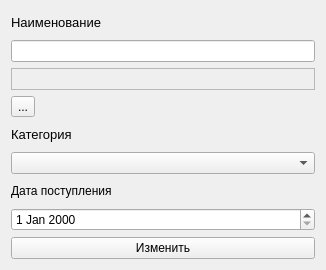
<?xml version="1.0" encoding="UTF-8"?>
<ui version="4.0">
 <class>ModfyDialog</class>
 <widget class="QWidget" name="ModfyDialog">
  <property name="geometry">
   <rect>
    <x>0</x>
    <y>0</y>
    <width>326</width>
    <height>270</height>
   </rect>
  </property>
  <property name="windowTitle">
   <string>Form</string>
  </property>
  <layout class="QVBoxLayout" name="verticalLayout">
   <item>
    <widget class="QLabel" name="label">
     <property name="font">
      <font>
       <pointsize>10</pointsize>
      </font>
     </property>
     <property name="text">
      <string>Наименование</string>
     </property>
    </widget>
   </item>
   <item>
    <widget class="QLineEdit" name="lineEdit"/>
   </item>
   <item>
    <widget class="QLabel" name="label_3">
     <property name="frameShape">
      <enum>QFrame::StyledPanel</enum>
     </property>
     <property name="text">
      <string/>
     </property>
    </widget>
   </item>
   <item>
    <widget class="QToolButton" name="toolButton">
     <property name="text">
      <string>...</string>
     </property>
    </widget>
   </item>
   <item>
    <widget class="QLabel" name="label_2">
     <property name="font">
      <font>
       <pointsize>10</pointsize>
      </font>
     </property>
     <property name="text">
      <string>Категория</string>
     </property>
    </widget>
   </item>
   <item>
    <widget class="QComboBox" name="comboBox"/>
   </item>
   <item>
    <widget class="QLabel" name="label_4">
     <property name="text">
      <string>Дата поступления</string>
     </property>
    </widget>
   </item>
   <item>
    <widget class="QDateEdit" name="dateEdit"/>
   </item>
   <item>
    <widget class="QPushButton" name="change_accept">
     <property name="text">
      <string>Изменить</string>
     </property>
    </widget>
   </item>
  </layout>
 </widget>
 <resources/>
 <connections/>
</ui>
